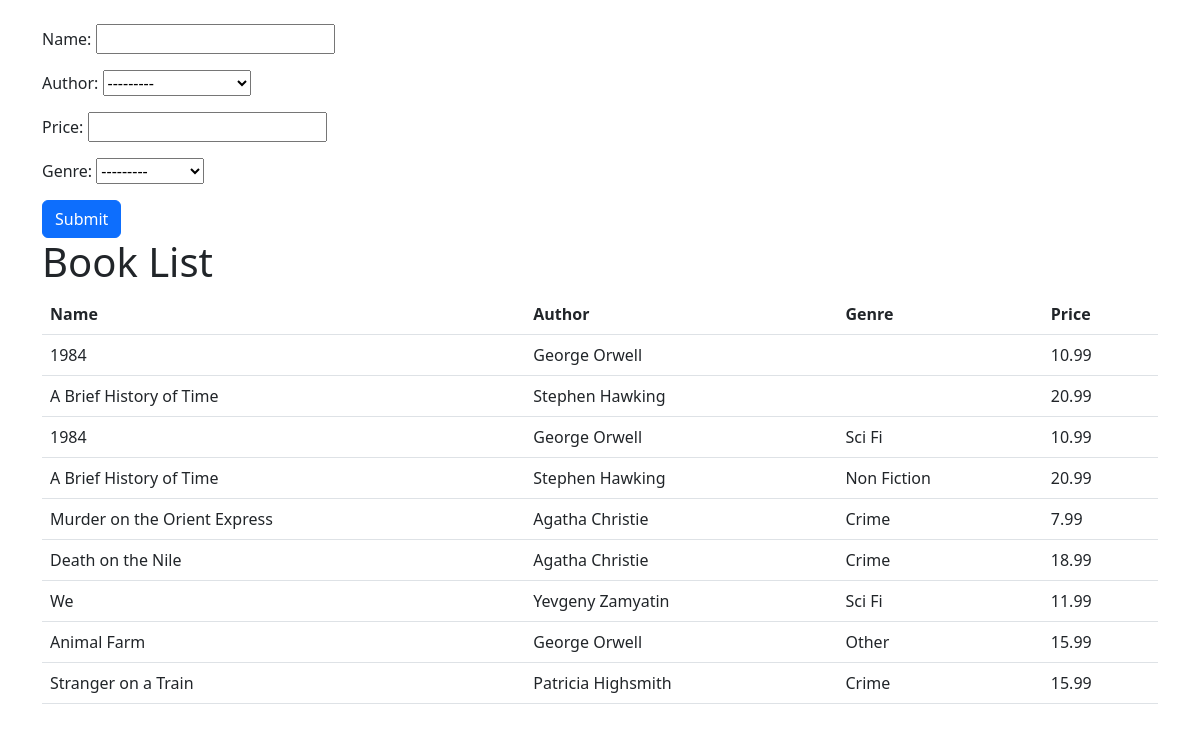
The page / on the database its author committed.
### core/models.py (models this page shows)
class Book(models.Model):
    class GenreChoices(models.TextChoices):
        CRIME = 'C'
        NON_FICTION = 'N'
        OTHER = 'O'
        SCI_FI = 'S'
    name = models.CharField(max_length=128)
    price = models.FloatField()
    number_in_stock = models.PositiveIntegerField(default=0)
    genre = models.CharField(max_length=1, choices=GenreChoices.choices)
    author = models.ForeignKey("Author", on_delete=models.CASCADE)

class Author(models.Model):
    name = models.CharField(max_length=128)

### core/views.py (the view)
# urls.py: path('', views.index, name='index')
def index(request):
    book_filter = BookFilter(request.GET, queryset=Book.objects.all())
    context = {
        'form': book_filter.form,
        'books': book_filter.qs
    }
    return render(request, 'index.html', context)

### core/templates/index.html (shortened to what this page needs)
{% extends 'base.html' %}
{% block content %}
<form method="GET" action="{% url 'index' %}">
    {{ form.as_p }}
    <input type="submit" value="Submit" class="btn btn-primary"/>
</form>
<h1> Book List</h1>
<table class="table">
    <thead>
    <tr>
        <th>Name</th>
        <th>Author</th>
        <th>Genre</th>
        <th>Price</th>
    </tr>
    </thead>
    <tbody>
        {% for book in books %}
            <tr>
                <td>{{ book.name }}</td>
                <td>{{ book.author.name }}</td>
                <td>{{ book.get_genre_display }}</td>
                <td>{{ book.price }}</td>
            </tr>
        {% endfor %}
    </tbody>
{% endblock %}

### core/templates/base.html (shortened to what this page needs)
<!DOCTYPE html>
<html lang="en">
<head>
    <link href="https://cdn.jsdelivr.net/npm/bootstrap@5.2.2/dist/css/bootstrap.min.css" rel="stylesheet">
</head>
<body>
    <div class="container mt-4">
        {% block content %}
        {% endblock %}
    </div>
</body>
</html>

### rows shown on the page
Book: name "1984", author.name "George Orwell", price "10.99"
Book: name "A Brief History of Time", author.name "Stephen Hawking", price "20.99"
Book: name "1984", author.name "George Orwell", genre "Sci Fi", price "10.99"
Book: name "A Brief History of Time", author.name "Stephen Hawking", genre "Non Fiction", price "20.99"
Book: name "Murder on the Orient Express", author.name "Agatha Christie", genre "Crime", price "7.99"
Book: name "Death on the Nile", author.name "Agatha Christie", genre "Crime", price "18.99"
Book: name "We", author.name "Yevgeny Zamyatin", genre "Sci Fi", price "11.99"
Book: name "Animal Farm", author.name "George Orwell", genre "Other", price "15.99"
Book: name "Stranger on a Train", author.name "Patricia Highsmith", genre "Crime", price "15.99"
